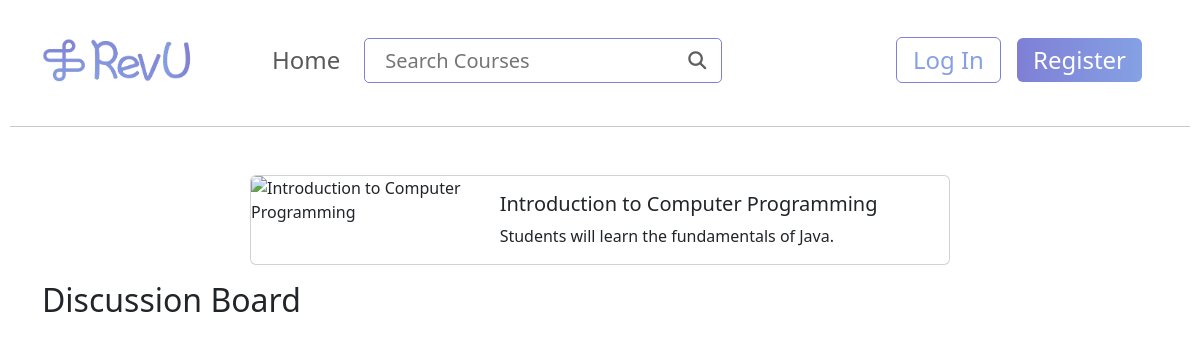
The page /course/9 on the database as committed earlier.
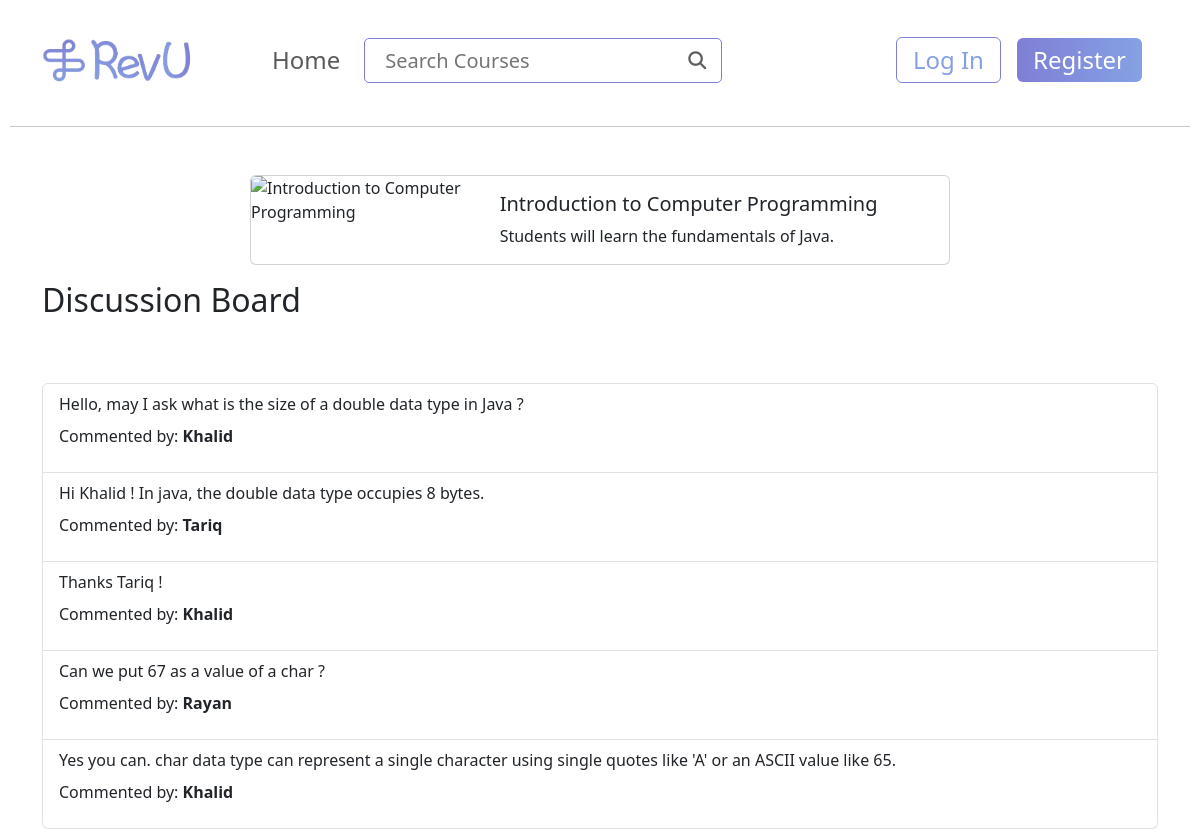
The same page on the database as committed later.
### revuCMS/models.py (models this page shows, shortened)
class Comment(models.Model):
    user = models.ForeignKey(User, on_delete=models.CASCADE, blank=True, null=True, related_name="userComment")
    course = models.ForeignKey(Course, on_delete=models.CASCADE, blank=True, null=True, related_name="courseComment")
    message = models.CharField(max_length=200)

class User(AbstractUser):
    pass

### revuCMS/views.py (the view)
# urls.py: path("course/<int:id>", views.course, name="course"),
def course(request, id):
    courseData = Course.objects.get(pk=id)
    isEnrolled = request.user in courseData.enrollment.all()
    allComments = Comment.objects.filter(course=courseData)
    return render(request, "revuCMS/course.html", {
        "course": courseData,
        "isEnrolled": isEnrolled,
        "allComments": allComments
    })

### revuCMS/templates/revuCMS/course.html (shortened to what this page needs)
{% extends "revuCMS/layout.html" %}
{% block body %}
    <div class="container">
        <div class="card mb-3 mt-5 mx-auto" style="max-width: 700px;">
            <div class="row g-0">
                <div class="col-md-4">
                    <img src="{{ course.imageUrl }}" class="img-fluid rounded-start" alt="{{ course.title }}">
                </div>
                <div class="col-md-8">
                    <div class="card-body">
                        <h5 class="card-title">{{ course.title }}</h5>
                        <p class="card-text">{{ course.description }}</p>
                    </div>
                </div>
            </div>
        </div>
        <h2 class="my-3">Discussion Board</h2>
        <br>
        <br>
        <ul class="list-group">
            {% for comment in allComments %}
                <li class="list-group-item">
                    {{ comment.message }}
                    <br>
                    <p class="mt-2">Commented by: <strong>{{ comment.user }}</strong></p>
                </li>
            {% endfor %}
        </ul>
    </div>
{% endblock %}

Rows that differ between the two databases and show on the page:
added Comment: message "Hello, may I ask what is the size of a double data type in Java ?", user "Khalid"
added Comment: message "Hi Khalid ! In java, the double data type occupies 8 bytes.", user "Tariq"
added Comment: message "Thanks Tariq !", user "Khalid"
added Comment: message "Can we put 67 as a value of a char ?", user "Rayan"
added Comment: message "Yes you can. char data type can represent a single character using single quotes like 'A' or an ASCII value like 65.", user "Khalid"
